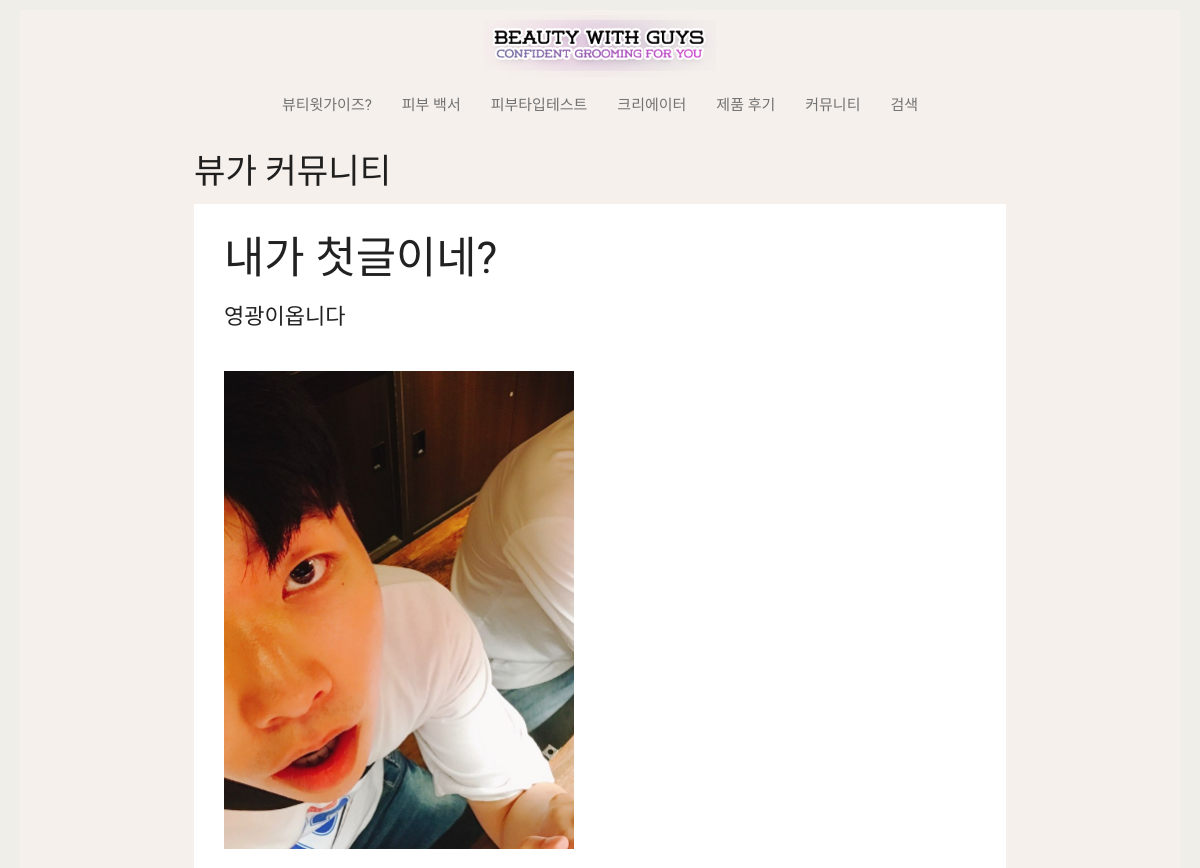
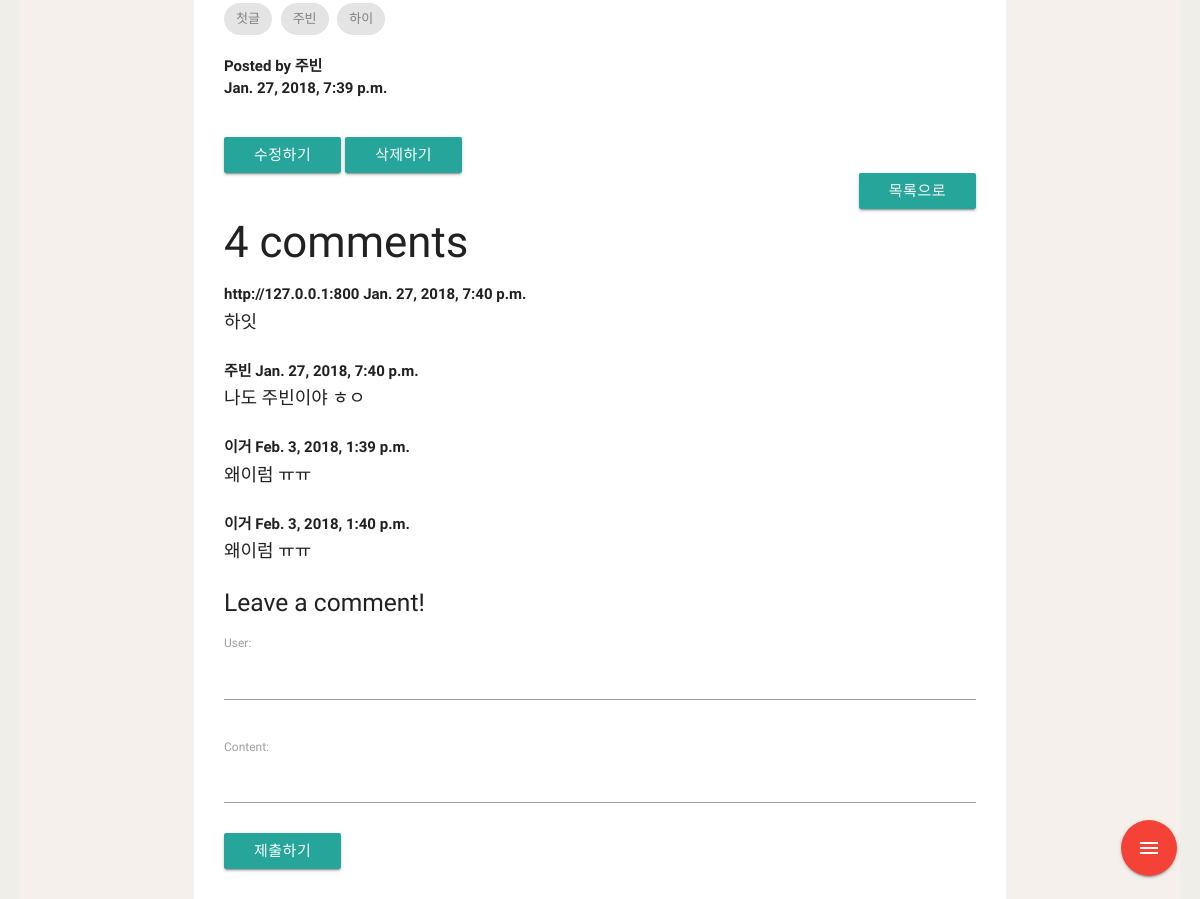
Page /post/1/ (signed in) on the committed database (2 pictures, top to bottom).
### post/models.py (models this page shows, shortened)
class Post(models.Model):
    tag = models.ManyToManyField(Tag, blank=True, null=True)
    hashtag = models.CharField(max_length=10)
    user = models.CharField(max_length=20)
    title = models.CharField(max_length=50)
    content = models.TextField()
    created_at = models.DateTimeField(
        auto_now_add=True,
    )
    updated_at = models.DateTimeField(
        auto_now=True,
    )
    file = models.FileField(blank=True)
    photo = models.ImageField(blank=True, upload_to="blog/%Y/%m/%d")

class Tag(models.Model):
    name = models.CharField(max_length=10)

class Comment(models.Model):
    user = models.CharField(max_length=20)
    content = models.CharField(max_length=100)
    created_at = models.DateTimeField(
        auto_now_add=True,
    )
    updated_at = models.DateTimeField(
        auto_now=True,
    )
    post = models.ForeignKey(
        Post,
        on_delete=models.CASCADE,
    )

### post/views.py (the view)
# urls.py: path('<int:pk>/', views.post_detail, name='post_detail'),
@login_required
def post_detail(request, pk):
    post = Post.objects.get(pk=pk)
    comment_form = CommentForm(request.POST or None)
    ctx = {
        'post': post,
        'comment_form': comment_form,
    }
    if request.method == 'POST' and comment_form.is_valid():
        new_comment = comment_form.save(commit=False)
        new_comment.post = post
        new_comment.save()
        ctx['comment_form'] = CommentForm()
    return render(request, 'post/post_detail.html', ctx)

### post/forms.py
class CommentForm(forms.ModelForm):
    class Meta:
        model = Comment
        fields = ['user', 'content']

### post/templates/post/post_detail.html (shortened to what this page needs)
{% extends 'base.html' %}
{% load static %}
{% block content %}
<h4>뷰가 커뮤니티</h4>
<div class="post">
<h3 style="margin-top:0;">{{ post.title }}</h3>
<p><span style="font-size:22px;">{{ post.content|linebreaksbr }}</span></p><br>
{% if post.photo %}
<img src="{{ post.photo.url }}" width="350">
{% endif %}
<br>
<p style="color:darkgray;">
{% for tag in post.tag.all %}
<span class="chip"><a href="{% url 'post:tag_post_list' tag.name %}">{{ tag.name }}</a></span>
{% endfor %}</p>
<p><b>Posted by {{ post.user }} <br>
{{ post.created_at }}</b></p><br>
<div class="susak">
<a href = "{% url 'post:post_edit' post.pk %}"><button class="btn waves-effect waves-light" type="submit" name="action">수정하기</button></a>
<form id="post_delete_form" action="{% url 'post:post_delete' post.pk %}" method="POST" style="display:inline;">{% csrf_token %}<button type="submit" class="waves-effect waves-light btn">삭제하기</button></form>
</div>
<a href = "{% url 'post:post_list' %}"><button class="btn waves-effect waves-light" type="submit" name="action" style="float:right;">목록으로</button></a>
<br>
<h3>{{ post.comment_set.count }} comments</h3>
{% for comment in post.comment_set.all %}
<P style="margin-bottom:2px;"><b>{{ comment.user }} {{ comment.created_at }}</b></P>
<p style="font-size:18px; margin-top:0; margin-bottom:25px;">{{ comment.content }}</p>
{% endfor %}
<h5>Leave a comment!</h5>
<form method="POST">
{{ comment_form.as_p }}
<button class="btn waves-effect waves-light" type="submit" name="action">제출하기</button>
</div>
{% endblock %}

### rows in the picture
Post: title "내가 첫글이네?", content "영광이옵니다", photo (picture), user "주빈", created_at "Jan. 27, 2018, 7:39 p.m.", comment_set.count "4"
Tag: name "첫글"
Tag: name "주빈"
Tag: name "하이"
Comment: user "http://127.0.0.1:800", created_at "Jan. 27, 2018, 7:40 p.m.", content "하잇"
Comment: user "주빈", created_at "Jan. 27, 2018, 7:40 p.m.", content "나도 주빈이야 ㅎㅇ"
Comment: user "이거", created_at "Feb. 3, 2018, 1:39 p.m.", content "왜이럼 ㅠㅠ"
Comment: user "이거", created_at "Feb. 3, 2018, 1:40 p.m.", content "왜이럼 ㅠㅠ"
